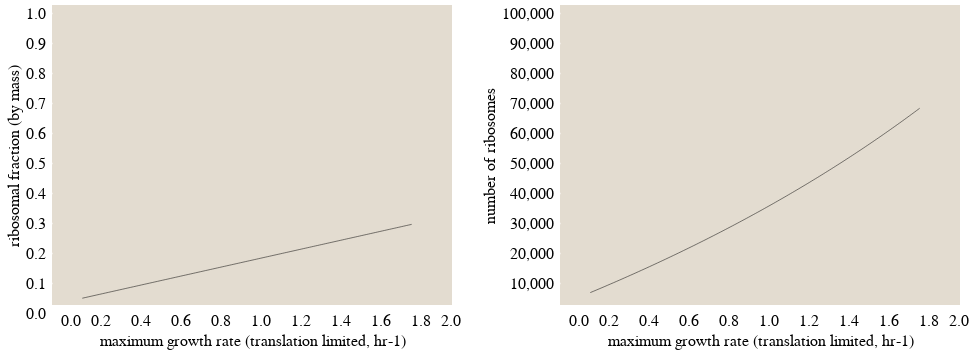

Notebook cell for this chart:
### Markdown cell above
We only see growth in the range of about 0.2 $hr^{-1}$ to 2 $hr^{-1}$, so lets focus in on that range.

### Code cell
source = pd.DataFrame({'max_growth_rate_hr' : lambda_max_all[:150], 
                       'frac_ribo' : frac_ribo_all[:150], 
                      'N_ribosomes' : N_ribosome_all[:150]}, columns = ['max_growth_rate_hr', 
                                                                  'frac_ribo',
                                                                 'N_ribosomes'])

l = alt.Chart(source).mark_line().encode(
        x = alt.X('max_growth_rate_hr:Q', scale = alt.Scale(domain=[0,2.]),
                  title = 'maximum growth rate (translation limited, hr-1)'),
        y = alt.Y('frac_ribo:Q',scale = alt.Scale(domain=[0,1]),
                  title = 'ribosomal fraction (by mass)'),
    )

r = alt.Chart(source).mark_line().encode(
        x = alt.X('max_growth_rate_hr:Q', scale = alt.Scale(domain=[0,2.]),
                  title = 'maximum growth rate (translation limited, hr-1)'),
        y = alt.Y('N_ribosomes:Q', scale = alt.Scale(domain=[1,100000]),
                  title = 'number of ribosomes')
    )

(l | r).configure_axis(
    labelFontSize=16,
    titleFontSize=16
    )

### Figure 1 — Vega-Lite specification as saved in the notebook (floating-point values rounded to 4 significant figures; data arrays with more than 128 entries replaced by an {"elided": "..."} marker saying what was removed)
{"config": {"background": "white", "group": {"fill": "#E3DCD0"}, "view": {"strokeWidth": 0, "height": 300, "width": 400, "fill": "#E3DCD0"}, "mark": {"strokeWidth": 0.5, "stroke": "black"}, "axis": {"domainColor": null, "labelFont": "Lucida Sans", "titleFont": "Lucida Sans", "titleFontWeight": 400, "grid": false, "ticks": true, "tickColor": "white", "tickOffset": 8, "tickWidth": 1.5, "labelFontSize": 16, "titleFontSize": 16}, "range": {"category": ["#D56C55", "#738FC1", "#7AA974", "#AB85AC", "#7E9D90", "#905426", "#EAC264"]}, "legend": {"labelFont": "Lucida Sans", "titleFont": "Lucida Sans", "titleFontWeight": 400}, "title": {"font": "Lucida Sans", "fontWeight": 400, "anchor": "middle"}}, "hconcat": [{"mark": "line", "encoding": {"x": {"type": "quantitative", "field": "max_growth_rate_hr", "scale": {"domain": [0, 2.0]}, "title": "maximum growth rate (translation limited, hr-1)"}, "y": {"type": "quantitative", "field": "frac_ribo", "scale": {"domain": [0, 1]}, "title": "ribosomal fraction (by mass)"}}}, {"mark": "line", "encoding": {"x": {"type": "quantitative", "field": "max_growth_rate_hr", "scale": {"domain": [0, 2.0]}, "title": "maximum growth rate (translation limited, hr-1)"}, "y": {"type": "quantitative", "field": "N_ribosomes", "scale": {"domain": [1, 100000]}, "title": "number of ribosomes"}}}], "data": {"name": "data-b9bc38d82a12c175c1612ee27aedcce1"}, "$schema": "https://vega.github.io/schema/vega-lite/v4.0.2.json", "datasets": {"data-b9bc38d82a12c175c1612ee27aedcce1": {"elided": "150 records"}}}
